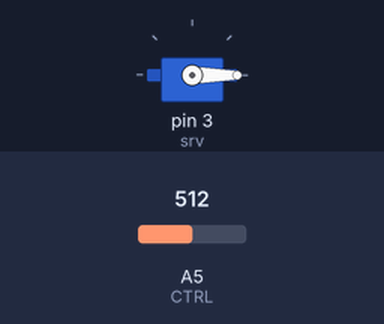
Bench run of a sketch on a simulated Arduino Uno, built with avr-gcc and run on an emulated ATmega328P. Parts: servo. The inputs (shaded band) are chosen by the test bench; at power-on: A5 (CTRL) = 512.

Above: at 1.2 s.
1.3 s: A5 (CTRL) set to 716
At 2.4 s:
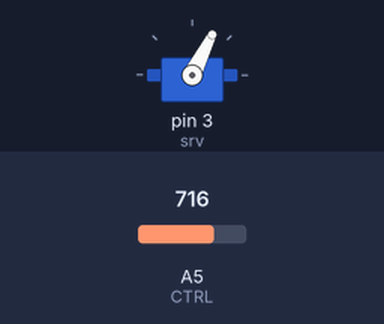
2.8 s: A5 (CTRL) set to 900
At 3.8 s:
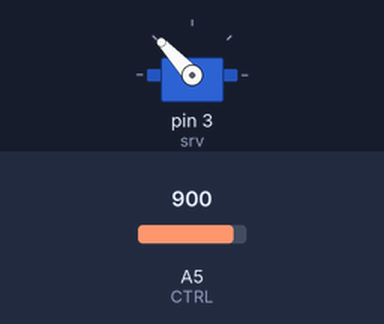
4.3 s: A5 (CTRL) set to 1023
At 5.3 s:
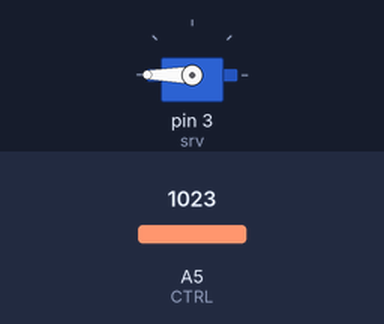
5.8 s: A5 (CTRL) set to 511
At 6.7 s:
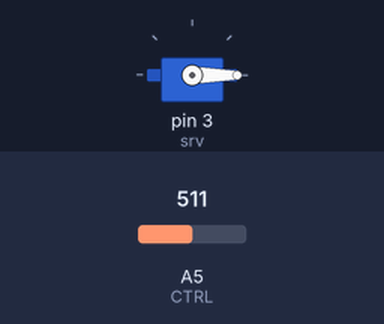
Timing chart, 0 to 8.3 s (numbered marks = the images above; inputs shaded):
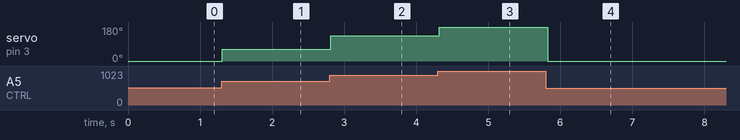

The sketch:

servo_control_with_pwm.ino
```cpp
#include <Servo.h>

const int CTRL = A5;
Servo srv;

void setup() {
  Serial.begin(9600);
  srv.attach(3);
  srv.write(0);
}

// controlling servo position via serial port commands.
void loop2() {
  while (Serial.available() == 0) { delay(50); };
  int position = Serial.parseInt();
  if (position >= 0 && position <= 180) {
    srv.write(position);
  }
}

// controlling servo position via potentiometer.
void loop() {
  int reading = analogRead(CTRL);
  int position = map(reading, 550, 1023, 0, 180);
  srv.write(position);
  delay(50);
}
```

Measured:
- after the input at 1.3 s, servo on pin 3 (srv): 0° → 63° at once
- after the input at 2.8 s, servo on pin 3 (srv): 63° → 133° at once
- after the input at 4.3 s, servo on pin 3 (srv): 133° → 180° at once
- after the input at 5.8 s, servo on pin 3 (srv): 180° → 0° at once
